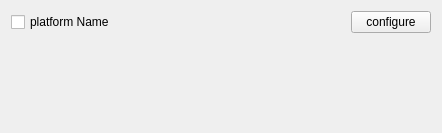
<?xml version="1.0" encoding="UTF-8"?>
<ui version="4.0">
 <class>device_list</class>
 <widget class="QWidget" name="device_list">
  <property name="geometry">
   <rect>
    <x>0</x>
    <y>0</y>
    <width>442</width>
    <height>133</height>
   </rect>
  </property>
  <property name="windowTitle">
   <string>Form</string>
  </property>
  <layout class="QVBoxLayout" name="verticalLayout">
   <item>
    <layout class="QHBoxLayout" name="platformHead">
     <item>
      <widget class="QCheckBox" name="platformSelect">
       <property name="text">
        <string>platform Name</string>
       </property>
      </widget>
     </item>
     <item>
      <spacer name="horizontalSpacer">
       <property name="orientation">
        <enum>Qt::Horizontal</enum>
       </property>
       <property name="sizeHint" stdset="0">
        <size>
         <width>157</width>
         <height>20</height>
        </size>
       </property>
      </spacer>
     </item>
     <item>
      <widget class="QPushButton" name="platformConfig">
       <property name="text">
        <string>configure</string>
       </property>
      </widget>
     </item>
    </layout>
   </item>
   <item>
    <layout class="QVBoxLayout" name="deviceListLay">
     <item>
      <spacer name="verticalSpacer">
       <property name="orientation">
        <enum>Qt::Vertical</enum>
       </property>
       <property name="sizeHint" stdset="0">
        <size>
         <width>20</width>
         <height>40</height>
        </size>
       </property>
      </spacer>
     </item>
    </layout>
   </item>
  </layout>
 </widget>
 <resources/>
 <connections/>
</ui>
